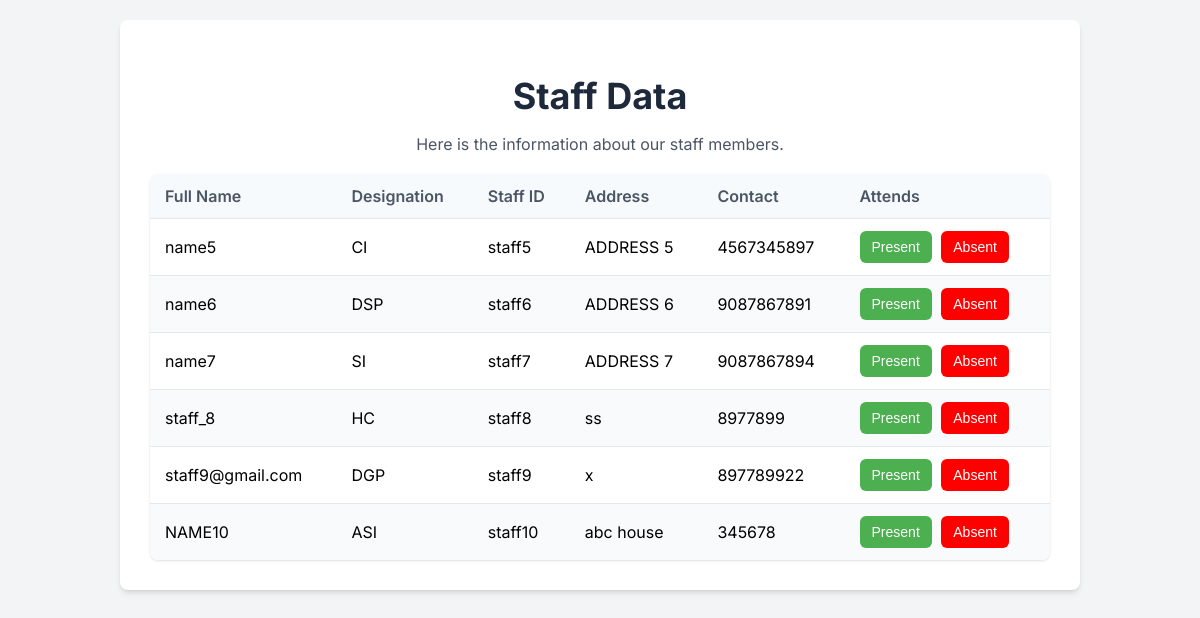
Before: /mark_attendance/ (signed in) with the older database file.
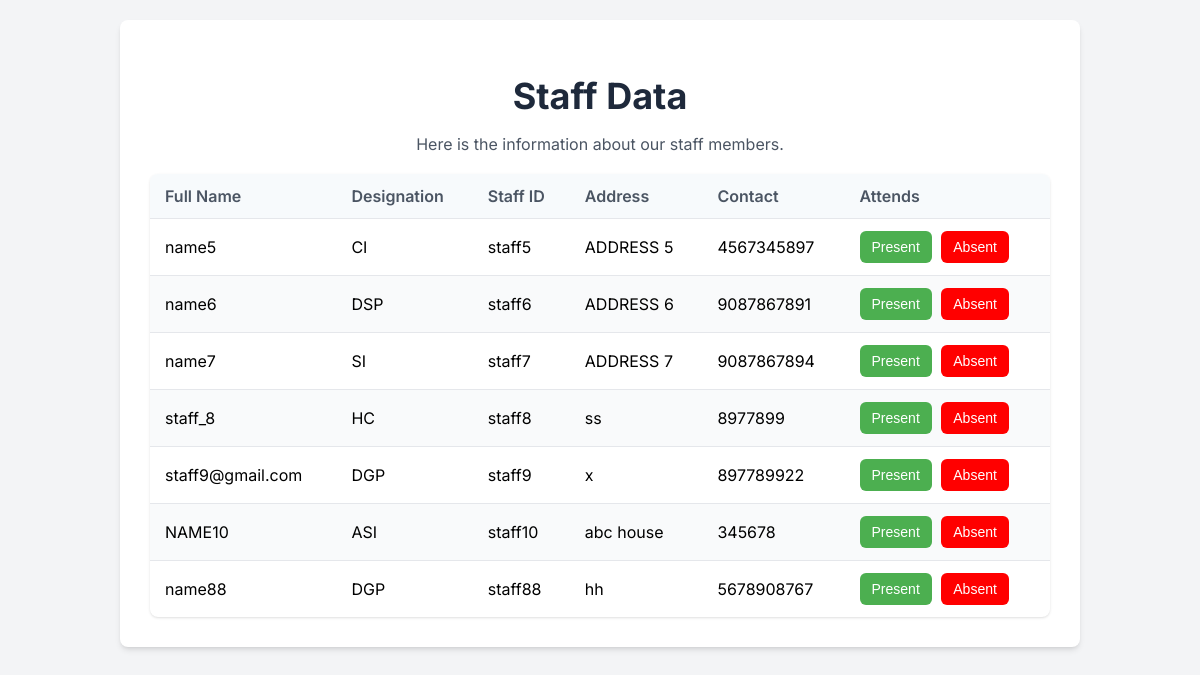
After: the same page with the newer database file.
### app_mini/models.py (models this page shows)
class staff(models.Model):
    DESIGNATION_CHOICE = [
        ('DGP', 'Director General of Police'),
        ('IGP', 'Inspector General of Police'),
        ('SP', 'Superintendent of Police'),
        ('DSP', 'Deputy Superintendent of Police'),
        ('CI', 'Circle Inspector'),
        ('SI', 'Sub Inspector'),
        ('ASI', 'Assistant Sub Inspector'),
        ('HC', 'Head Constable'),
        ('PC', 'Police Constable')
    ]
    staff_id = models.CharField(max_length=50, primary_key=True)
    login_id = models.ForeignKey(login, on_delete=models.CASCADE, null=True, blank=True)
    full_name = models.CharField(max_length=100)
    address = models.CharField(max_length=100)
    contact = models.CharField(max_length=50)
    designation = models.CharField(max_length=50, choices=DESIGNATION_CHOICE)
    gender = models.CharField(max_length=20)
    date_of_birth = models.CharField(max_length=20)
    station = models.ForeignKey(police_station_registration, on_delete=models.SET_NULL, null=True)

### app_mini/views.py (the view)
# urls.py: path('mark_attendance/', views.mark_attendance, name='mark_attendance'),
def mark_attendance(request):
    date = datetime.date.today()
    station_login_id = request.session.get('station_id')
    station_login_ins = get_object_or_404(login_table, id=station_login_id)
    station = get_object_or_404(police_station_registration, login_id=station_login_ins)
    staff_data = staff.objects.filter(station=station)
    att_ins = Attendance.objects.filter(date=date, station=station)
    attendance_dict = {att.staff.staff_id: True for att in att_ins}
    return render(request, 'police_station/mark_attendance.html', {
        'staff_data': staff_data,
        'attendance_dict': attendance_dict,
    })

### app_mini/templates/police_station/mark_attendance.html (shortened to what this page needs)
<!DOCTYPE html>
<html lang="en">
<head>
</head>
<body class="bg-gray-100 font-sans">
    <div class="staff-container">
        <header class="staff-header">
            <h1>Staff Data</h1>
            <p>Here is the information about our staff members.</p>
        </header>
        <main>
            <div class="staff-list">
                {% if staff_data %}
                    <table class="staff-table">
                        <thead>
                            <tr>
                                <th>Full Name</th>
                                <th>Designation</th>
                                <th>Staff ID</th>
                                <th>Address</th>
                                <th>Contact</th>
                                <th>Attends</th>
                            </tr>
                        </thead>
                        <tbody>
                            {% for staff in staff_data %}
                            <tr>
                                <td>{{ staff.full_name }}</td>
                                <td>{{ staff.designation }}</td>
                                <td>{{ staff.staff_id }}</td>
                                <td>{{ staff.address }}</td>
                                <td>{{ staff.contact }}</td>
                                <td>
                                    {% if staff.staff_id in attendance_dict %}
                                        <button class="edit-btn" data-staff-id="{{ staff.staff_id }}" style="background: lightskyblue;">
                                            Edit Attendens
                                        </button>
                                    {% else %}
                                        <button id="btn"><a href="{% url 'present' staff.staff_id %}">Present</a></button>
                                        <button id="btn_1" style="background: red;"><a href="{% url 'absent' staff.staff_id %}">Absent</a></button>
                                    {% endif %}
                                </td>
                            </tr>
{% endfor %}
                 </tbody>
                    </table>
                {% else %}
                    <p class="no-staff-message">There Aren't Any Staff's</p>
                {% endif %}
            </div>
        </main>
    </div>
</body>
</html>

### app_mini/templates/police_station/mark_attendance.html (style rules this page uses)
body { font-family: 'Inter', sans-serif; background-color: #f3f4f6; margin: 0; padding: 20px; }
.staff-container { max-width: 900px; margin: 0 auto; background-color: #ffffff; padding: 30px; border-radius: 0.5rem; box-shadow: 0 4px 6px -1px rgba(0, 0, 0, 0.1), 0 2px 4px -2px rgba(0, 0, 0, 0.1); }
.staff-header { text-align: center; margin-bottom: 20px; }
.staff-header h1 { font-size: 2.25rem; font-weight: 700; color: #1e293b; margin-bottom: 10px; }
.staff-header p { color: #4b5563; font-size: 1rem; }
.staff-table { width: 100%; border-collapse: collapse; margin-top: 20px; box-shadow: 0 1px 3px 0 rgba(0, 0, 0, 0.1), 0 1px 2px -1px rgba(0, 0, 0, 0.1); border-radius: 0.5rem; overflow: hidden; }
.staff-table th, .staff-table td { padding: 12px 15px; text-align: left; border-bottom: 1px solid #e5e7eb; }
.staff-table th { background-color: #f7fafc; font-weight: 600; color: #4b5563; }
.staff-table tr:nth-child(even) { background-color: #f9fafb; }
.staff-table tr:last-child td { border-bottom: none; }
.staff-table button { background-color: #4CAF50; border: none; color: white; padding: 8px 12px; text-align: center; text-decoration: none; display: inline-block; font-size: 14px; border-radius: 0.375rem; cursor: pointer; margin-right: 5px; }
.staff-table button a { color: white; text-decoration: none; }

Changed rows visible on the page:
added staff: full_name "name88", designation "DGP", staff_id "staff88", address "hh", contact "5678908767", shows "Present"
